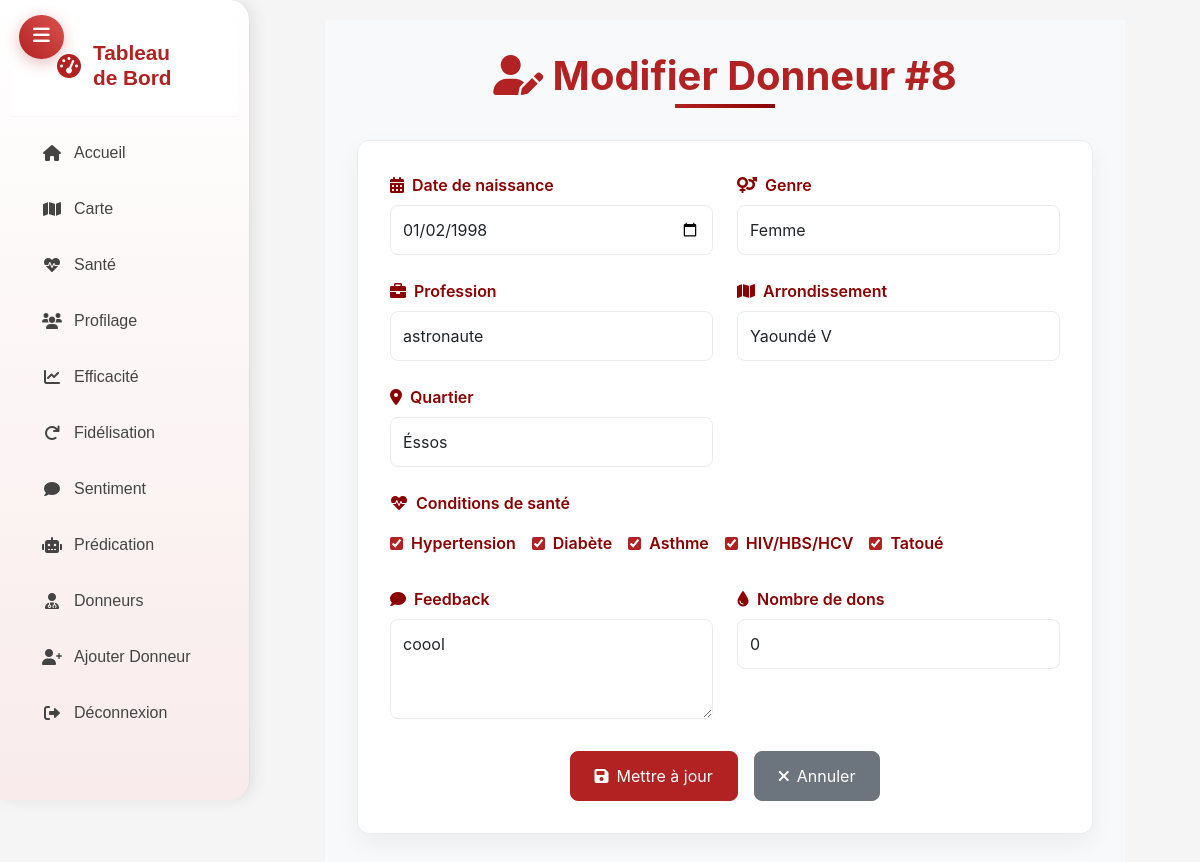
Page /donors/update/8/ (signed in) on the committed database.
### campagne/models.py (models this page shows, shortened)
class Donor(models.Model):
    user = models.ForeignKey(User, on_delete=models.CASCADE, null=True)
    date_naissance = models.DateField()
    date_remplissage = models.DateField(auto_now_add=True)  # Date auto-remplie à la création
    genre = models.CharField(
        max_length=10,
        choices=[('Homme', 'Homme'), ('Femme', 'Femme')],
        default='Homme'
    )
    profession = models.CharField(max_length=100)
    arrondissement = models.CharField(max_length=100)
    quartier = models.CharField(max_length=100)
    latitude = models.FloatField(null=True, blank=True)
    longitude = models.FloatField(null=True, blank=True)
    asthme = models.BooleanField(default=False)
    diabete = models.BooleanField(default=False)
    hypertension = models.BooleanField(default=False)
    hiv_hbs_hcv = models.BooleanField(default=False)
    tatoue = models.BooleanField(default=False)
    nombre_dons = models.IntegerField(default=0)
    feedback = models.TextField(null=True, blank=True)
    class Meta:
        verbose_name = "Donneur"
        verbose_name_plural = "Donneurs"

### campagne/views.py (the view, shortened to what this page needs)
# urls.py: path('donors/update/<int:donor_id>/', views.update_donor, name='update_donor'),
@login_required
def update_donor(request, donor_id):
    donor = get_object_or_404(Donor, id=donor_id)
    return render(request, 'update_donor.html', {'donor': donor})

### campagne/templates/update_donor.html (shortened to what this page needs)
{% extends 'base.html' %}
{% block content %}
<div class="update-donor-container">
    <div class="page-header">
        <h1 class="section-title">
            <i class="fas fa-user-edit"></i> Modifier Donneur #{{ donor.id }}
        </h1>
    </div>
    <form method="post" class="update-donor-form">
        <div class="form-grid">
            <div class="form-group">
                <label for="date_naissance"><i class="fas fa-calendar-alt"></i> Date de naissance</label>
                <input type="date" name="date_naissance" id="date_naissance" class="form-control" value="{{ donor.date_naissance|date:'Y-m-d' }}" required>
            </div>
            <div class="form-group">
                <label for="genre"><i class="fas fa-venus-mars"></i> Genre</label>
                <select name="genre" id="genre" class="form-control" required>
                    <option value="Femme" {% if donor.genre == 'Femme' %}selected{% endif %}>Femme</option>
                </select>
            </div>
            <div class="form-group">
                <label for="profession"><i class="fas fa-briefcase"></i> Profession</label>
                <input type="text" name="profession" id="profession" class="form-control" value="{{ donor.profession|default:'' }}" placeholder="Profession" required>
            </div>
            <div class="form-group">
                <label for="arrondissement"><i class="fas fa-map"></i> Arrondissement</label>
                <input type="text" name="arrondissement" id="arrondissement" class="form-control" value="{{ donor.arrondissement|default:'' }}" placeholder="Arrondissement">
            </div>
            <div class="form-group">
                <label for="quartier"><i class="fas fa-map-marker-alt"></i> Quartier</label>
                <input type="text" name="quartier" id="quartier" class="form-control" value="{{ donor.quartier|default:'' }}" placeholder="Quartier">
            </div>
            <div class="form-group checkbox-group">
                <label><i class="fas fa-heartbeat"></i> Conditions de santé</label>
                <div class="checkbox-list">
                    <label class="checkbox-item">
                        <input type="checkbox" name="hypertension" {% if donor.hypertension %}checked{% endif %}> Hypertension
                    </label>
                    <label class="checkbox-item">
                        <input type="checkbox" name="diabete" {% if donor.diabete %}checked{% endif %}> Diabète
                    </label>
                    <label class="checkbox-item">
                        <input type="checkbox" name="asthme" {% if donor.asthme %}checked{% endif %}> Asthme
                    </label>
                    <label class="checkbox-item">
                        <input type="checkbox" name="hiv_hbs_hcv" {% if donor.hiv_hbs_hcv %}checked{% endif %}> HIV/HBS/HCV
                    </label>
                    <label class="checkbox-item">
                        <input type="checkbox" name="tatoue" {% if donor.tatoue %}checked{% endif %}> Tatoué
                    </label>
                </div>
            </div>
            <div class="form-group">
                <label for="feedback"><i class="fas fa-comment"></i> Feedback</label>
                <textarea name="feedback" id="feedback" class="form-control" placeholder="Feedback">{{ donor.feedback|default:'' }}</textarea>
            </div>
            <div class="form-group">
                <label for="nombre_dons"><i class="fas fa-tint"></i> Nombre de dons</label>
                <input type="number" name="nombre_dons" id="nombre_dons" class="form-control" value="{{ donor.nombre_dons }}" placeholder="Nombre de dons" required>
            </div>
        </div>
        <div class="form-actions">
            <button type="submit" class="btn btn-primary">
                <i class="fas fa-save"></i> Mettre à jour
            </button>
            <a href="{% url 'donors' %}" class="btn btn-secondary">
                <i class="fas fa-times"></i> Annuler
            </a>
        </div>
    </form>
</div>
{% endblock %}

### campagne/templates/base.html (style rules this page uses)
body { margin: 0; font-family: Arial, sans-serif; background-color: #f5f5f5; }

### campagne/templates/update_donor.html (style rules this page uses)
:root { --primary-color: #B22222; --secondary-color: #8B0000; --background-light: #F8F9FA; --text-dark: #333333; --text-muted: #6C757D; --border-light: #E9ECEF; }
.update-donor-container { max-width: 800px; margin: 0 auto; padding: 2rem; background-color: var(--background-light); font-family: 'Inter', 'Segoe UI', Roboto, sans-serif; }
.section-title { color: var(--primary-color); font-size: 2.5rem; font-weight: 700; text-align: center; margin-bottom: 2rem; position: relative; padding-bottom: 0.5rem; }
.section-title::after { content: ''; position: absolute; bottom: 0; left: 50%; transform: translateX(-50%); width: 100px; height: 4px; background: linear-gradient(to right, var(--primary-color), var(--secondary-color)); }
.update-donor-form { background-color: white; border-radius: 12px; box-shadow: 0 10px 25px rgba(0, 0, 0, 0.05); padding: 2rem; border: 1px solid var(--border-light); }
.form-grid { display: grid; gap: 1.5rem; grid-template-columns: repeat(auto-fit, minmax(300px, 1fr)); }
.form-group { display: flex; flex-direction: column; }
.form-group label { color: var(--secondary-color); font-weight: 600; margin-bottom: 0.5rem; display: flex; align-items: center; gap: 0.5rem; }
.form-control { width: 100%; padding: 0.75rem; border: 1px solid var(--border-light); border-radius: 8px; font-size: 1rem; transition: border-color 0.3s ease, box-shadow 0.3s ease; }
.checkbox-group { grid-column: span 2; }
.checkbox-list { display: flex; flex-wrap: wrap; gap: 1rem; margin-top: 0.5rem; }
.checkbox-item { display: flex; align-items: center; gap: 0.5rem; color: var(--text-dark); }
.checkbox-item input[type="checkbox"] { accent-color: var(--primary-color); }
textarea.form-control { min-height: 100px; resize: vertical; }
.form-actions { text-align: center; margin-top: 2rem; display: flex; justify-content: center; gap: 1rem; }
.btn { padding: 0.75rem 1.5rem; font-size: 1rem; border-radius: 8px; text-decoration: none; color: white; transition: background-color 0.3s ease, transform 0.2s ease; display: inline-flex; align-items: center; justify-content: center; gap: 0.5rem; }
.btn-primary { background-color: var(--primary-color); border: 1px solid var(--primary-color); }
.btn-secondary { background-color: #6C757D; border: 1px solid #6C757D; }

### rows in the picture
Donor: id "8", date_naissance "01/02/1998", genre "Femme", profession "astronaute", arrondissement "Yaoundé V", quartier "Éssos", hypertension "☑", diabete "☑", asthme "☑", hiv_hbs_hcv "☑", tatoue "☑", feedback "coool", nombre_dons "0"
